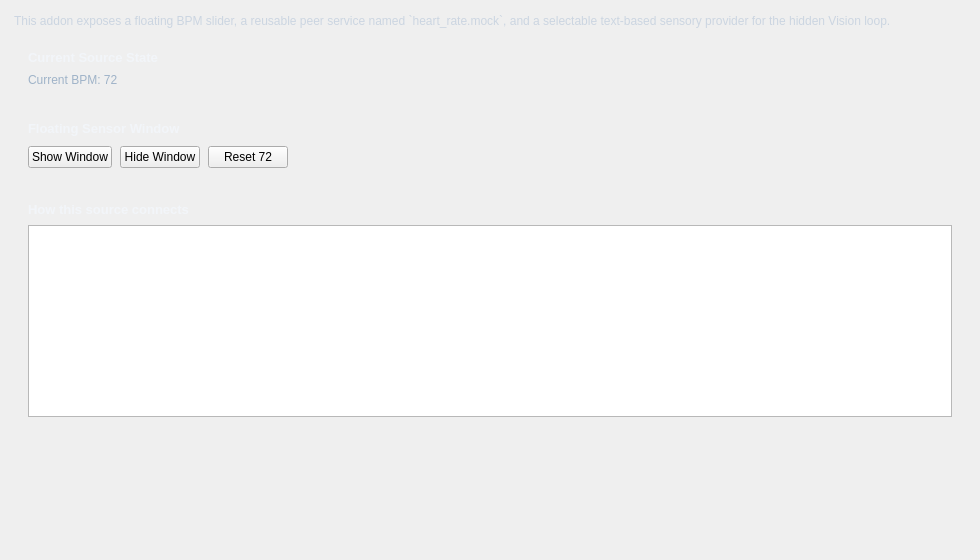
<?xml version="1.0" encoding="UTF-8"?>
<ui version="4.0">
 <class>MockHeartRateSourceTab</class>
 <widget class="QWidget" name="MockHeartRateSourceTab">
  <property name="geometry">
   <rect>
    <x>0</x>
    <y>0</y>
    <width>980</width>
    <height>560</height>
   </rect>
  </property>
  <layout class="QVBoxLayout" name="root_layout">
   <property name="leftMargin">
    <number>14</number>
   </property>
   <property name="topMargin">
    <number>14</number>
   </property>
   <property name="rightMargin">
    <number>14</number>
   </property>
   <property name="bottomMargin">
    <number>14</number>
   </property>
   <property name="spacing">
    <number>10</number>
   </property>
   <item>
    <widget class="QLabel" name="intro_label">
     <property name="styleSheet">
      <string notr="true">color: #cbd5e1;</string>
     </property>
     <property name="text">
      <string>This addon exposes a floating BPM slider, a reusable peer service named `heart_rate.mock`, and a selectable text-based sensory provider for the hidden Vision loop.</string>
     </property>
     <property name="wordWrap">
      <bool>true</bool>
     </property>
    </widget>
   </item>
   <item>
    <widget class="QFrame" name="heart_rate_status_panel">
     <property name="objectName">
      <string>Panel</string>
     </property>
     <layout class="QVBoxLayout" name="heart_rate_status_layout">
      <property name="leftMargin">
       <number>14</number>
      </property>
      <property name="topMargin">
       <number>12</number>
      </property>
      <property name="rightMargin">
       <number>14</number>
      </property>
      <property name="bottomMargin">
       <number>12</number>
      </property>
      <property name="spacing">
       <number>8</number>
      </property>
      <item>
       <widget class="QLabel" name="heart_rate_status_title">
        <property name="styleSheet">
         <string notr="true">font-size: 13px; font-weight: 700; color: #f2f5f9;</string>
        </property>
        <property name="text">
         <string>Current Source State</string>
        </property>
       </widget>
      </item>
      <item>
       <widget class="QLabel" name="mock_heart_rate_status_label">
        <property name="styleSheet">
         <string notr="true">color: #9fb3c8;</string>
        </property>
        <property name="text">
         <string>Current BPM: 72</string>
        </property>
        <property name="wordWrap">
         <bool>true</bool>
        </property>
       </widget>
      </item>
     </layout>
    </widget>
   </item>
   <item>
    <widget class="QFrame" name="heart_rate_window_panel">
     <property name="objectName">
      <string>Panel</string>
     </property>
     <layout class="QVBoxLayout" name="heart_rate_window_layout">
      <property name="leftMargin">
       <number>14</number>
      </property>
      <property name="topMargin">
       <number>12</number>
      </property>
      <property name="rightMargin">
       <number>14</number>
      </property>
      <property name="bottomMargin">
       <number>12</number>
      </property>
      <property name="spacing">
       <number>10</number>
      </property>
      <item>
       <widget class="QLabel" name="heart_rate_window_title">
        <property name="styleSheet">
         <string notr="true">font-size: 13px; font-weight: 700; color: #f2f5f9;</string>
        </property>
        <property name="text">
         <string>Floating Sensor Window</string>
        </property>
       </widget>
      </item>
      <item>
       <layout class="QHBoxLayout" name="heart_rate_button_row">
        <property name="spacing">
         <number>8</number>
        </property>
        <item>
         <widget class="QPushButton" name="btn_mock_heart_rate_show">
          <property name="text">
           <string>Show Window</string>
          </property>
         </widget>
        </item>
        <item>
         <widget class="QPushButton" name="btn_mock_heart_rate_hide">
          <property name="text">
           <string>Hide Window</string>
          </property>
         </widget>
        </item>
        <item>
         <widget class="QPushButton" name="btn_mock_heart_rate_reset">
          <property name="text">
           <string>Reset 72</string>
          </property>
         </widget>
        </item>
        <item>
         <spacer name="heart_rate_button_spacer">
          <property name="orientation">
           <enum>Qt::Horizontal</enum>
          </property>
          <property name="sizeHint" stdset="0">
           <size>
            <width>40</width>
            <height>20</height>
           </size>
          </property>
         </spacer>
        </item>
       </layout>
      </item>
     </layout>
    </widget>
   </item>
   <item>
    <widget class="QFrame" name="heart_rate_details_panel">
     <property name="objectName">
      <string>Panel</string>
     </property>
     <layout class="QVBoxLayout" name="heart_rate_details_layout">
      <property name="leftMargin">
       <number>14</number>
      </property>
      <property name="topMargin">
       <number>12</number>
      </property>
      <property name="rightMargin">
       <number>14</number>
      </property>
      <property name="bottomMargin">
       <number>12</number>
      </property>
      <property name="spacing">
       <number>8</number>
      </property>
      <item>
       <widget class="QLabel" name="heart_rate_details_title">
        <property name="styleSheet">
         <string notr="true">font-size: 13px; font-weight: 700; color: #f2f5f9;</string>
        </property>
        <property name="text">
         <string>How this source connects</string>
        </property>
       </widget>
      </item>
      <item>
       <widget class="QPlainTextEdit" name="mock_heart_rate_details">
        <property name="readOnly">
         <bool>true</bool>
        </property>
        <property name="minimumHeight">
         <number>150</number>
        </property>
       </widget>
      </item>
     </layout>
    </widget>
   </item>
   <item>
    <spacer name="root_spacer">
     <property name="orientation">
      <enum>Qt::Vertical</enum>
     </property>
     <property name="sizeHint" stdset="0">
      <size>
       <width>20</width>
       <height>40</height>
      </size>
     </property>
    </spacer>
   </item>
  </layout>
 </widget>
 <resources/>
 <connections/>
</ui>
